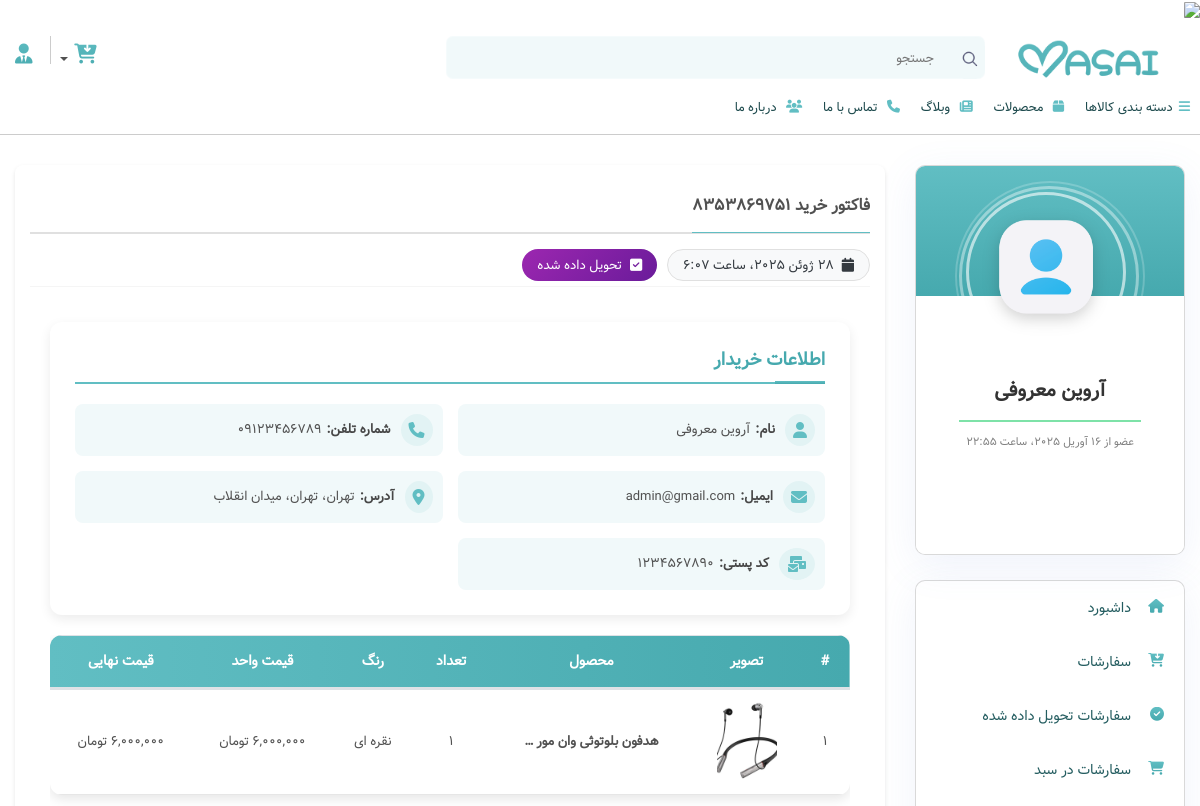
Page /dashboard/orders/8353869751/ (signed in, upper part) on the earlier database version.
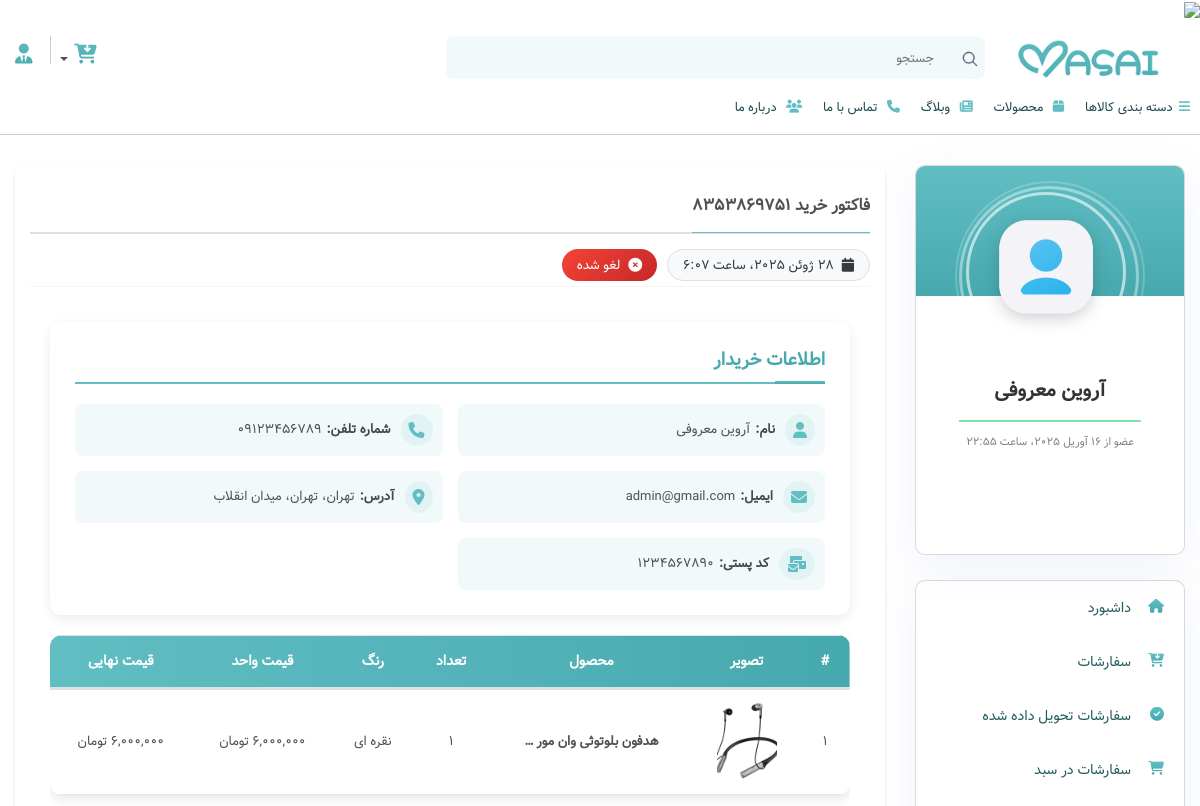
Same page on the later database version.
### cart/models.py (models this page shows, shortened)
class Order(models.Model):
    ORDER_STATUS = (
        ('pending', 'در انتظار پرداخت'),
        ('paid', 'پرداخت شده'),
        ('processing', 'در حال پردازش'),
        ('shipped', 'ارسال شده'),
        ('delivered', 'تحویل داده شده'),
        ('cancelled', 'لغو شده'),
    )
    user = models.ForeignKey(User, on_delete=models.CASCADE, related_name='orders', verbose_name='کاربر')
    order_number = ShortUUIDField(length=10, max_length=10, alphabet="1234567890", unique=True, verbose_name="شماره سفارش")
    address = models.ForeignKey(Address, on_delete=models.SET_NULL, null=True, verbose_name='آدرس')
    cart = models.ForeignKey(Cart, on_delete=models.SET_NULL, null=True, blank=True, verbose_name='سبد خرید')
    items_data = models.JSONField(null=True, blank=True, verbose_name='اطلاعات محصولات')
    total_price = models.IntegerField(verbose_name='مبلغ کل')
    coupon_discount = models.IntegerField(default=0, verbose_name='تخفیف کوپن')
    shipping_cost = models.IntegerField(default=0, verbose_name='هزینه ارسال')
    final_price = models.IntegerField(verbose_name='مبلغ قابل پرداخت')
    status = models.CharField(max_length=20, choices=ORDER_STATUS, default='pending', verbose_name='وضعیت سفارش')
    created_at = models.DateTimeField(auto_now_add=True, verbose_name='تاریخ ایجاد')
    updated_at = models.DateTimeField(auto_now=True, verbose_name='تاریخ به‌روزرسانی')
    class Meta:
        verbose_name = 'سفارش'
        verbose_name_plural = 'سفارشات'
        ordering = ['-created_at']

### accounts/models.py (models this page shows, shortened)
class Profile(models.Model):
    user = models.OneToOneField(User, on_delete=models.CASCADE, verbose_name='کاربر')
    first_name = models.CharField(max_length=100, null=True, blank=True, verbose_name='نام')
    last_name = models.CharField(max_length=100, null=True, blank=True, verbose_name='نام خانوادگی')
    email = models.EmailField(max_length=100, null=True, blank=True, verbose_name='ایمیل')
    about_me = models.CharField(max_length=250, null=True, blank=True, verbose_name='درباره من')
    phone = models.CharField(max_length=11, null=True, blank=True, validators=[RegexValidator(regex='^09\d{9}$', message='شماره تلفن باید با 09 شروع شده و 11 رقم باشد')], verbose_name='شماره تلفن')
    card_number = models.CharField(max_length=16, validators=[RegexValidator(regex=r'^\d{16}$', message='شماره کارت باید 16 رقم باشد', code='invalid_card_number')], null=True, blank=True, verbose_name='شماره کارت')
    image = models.ImageField(upload_to='profile/', null=True, blank=True, verbose_name='تصویر پروفایل')
    created_at = models.DateTimeField(auto_now_add=True, verbose_name='تاریخ ایجاد')
    class Meta:
        verbose_name = 'پروفایل'
        verbose_name_plural = 'پروفایل ها'

### dashboard/models.py (models this page shows, shortened)
class Address(models.Model):
    user = models.ForeignKey(User, on_delete=models.CASCADE, related_name='addresses', verbose_name='کاربر')
    title = models.CharField(max_length=100, verbose_name='عنوان آدرس')
    full_address = models.TextField(verbose_name='آدرس کامل')
    city = models.CharField(max_length=50, verbose_name='شهر')
    province = models.CharField(max_length=50, verbose_name='استان')
    postal_code = models.CharField(max_length=10, validators=[RegexValidator(regex='^\d{10}$', message='کد پستی باید 10 رقم باشد')], verbose_name='کد پستی')
    receiver_name = models.CharField(max_length=100, verbose_name='نام تحویل گیرنده')
    phone_number = models.CharField(max_length=11, validators=[RegexValidator(regex='^09\d{9}$', message='شماره موبایل باید با 09 شروع شده و 11 رقم باشد')], verbose_name='شماره موبایل')
    is_default = models.BooleanField(default=False, verbose_name='آدرس پیش‌فرض')
    created_at = models.DateTimeField(auto_now_add=True, verbose_name='تاریخ ایجاد')
    updated_at = models.DateTimeField(auto_now=True, verbose_name='تاریخ به‌روزرسانی')
    class Meta:
        verbose_name = 'آدرس'
        verbose_name_plural = 'آدرس‌ ها'

### dashboard/views.py (the view)
# urls.py: path('orders/<str:order_number>/', views.order_detail, name='order_detail'),
@login_required
def order_detail(request, order_number):
    user = request.user
    profile = Profile.objects.get(user=user)
    order = get_object_or_404(Order, order_number=order_number, user=user)
    items = []
    for item_data in (order.items_data or []):
        try:
            product = Product.objects.get(pk=item_data['product_id'])
            item_data['product_obj'] = product
            items.append(item_data)
        except Product.DoesNotExist:
            continue
    context = {
        'profile': profile,
        'order': order,
        'items': items,
    }
    return render(request, 'dashboard/order_detail.html', context)

### cart/models.py (called while the page is built)
    @property
    def total_price(self):
        return sum(item.total_price for item in self.items.all())

### context_processors/context_processors.py (called while the page is built)
def shop_func(request):
    site_settings = SiteSettings.objects.first()
    categories = ProductCategory.objects.all()
    colors = ProductColor.objects.all()
    brands = ProductBrand.objects.all()
    cart = None
    cart_items = []
    cart_total = 0
    if request.user.is_authenticated:
        try:
            cart = Cart.objects.filter(user=request.user).first()
            if cart:
                cart_items = CartItem.objects.filter(cart=cart).select_related('product')
                cart_total = cart.total_price
        except:
            pass
    return {
        'site_settings': site_settings,
        'categories': categories,
        'colors': colors,
        'brands': brands,
        'cart': cart,
        'cart_items': cart_items,
        'cart_total': cart_total,
    }

### core/templatetags/custom_filters.py (called while the page is built)
@register.filter
def format_price(value):
    return f"{value:,}"

### dashboard/templates/dashboard/order_detail.html (shortened to what the changed rows need)
{% extends "base.html" %}
{% load static %}
{% load jalali_tags %}
{% load custom_filters %}
{% block content %}
    <main class="order-delivered default space-top-30">
        <div class="container">
            <div class="row">
                <div class="col-xl-9 col-lg-8 col-md-12 order-2">
                    <div class="widget widget-product">
                        <header class="card-header">
                            <h3 class="card-title"><span>فاکتور خرید {{ order.order_number }}</span></h3>
                            <div class="status-badges space-top-15">
                                <span class="badge bg-light text-dark font-14">
                                    <i class="fa fa-calendar"></i> {{ order.created_at|to_jalali:'%Y/%m/%d' }}
                                </span>
                                {% if order.status == 'paid' %}
                                    <span class="badge badge-paid font-14">
                                        <i class="fa fa-check-circle"></i> {{ order.get_status_display }}
                                    </span>
                                {% elif order.status == 'shipped' %}
                                    <span class="badge badge-shipped font-14">
                                        <i class="fa fa-truck"></i> {{ order.get_status_display }}
                                    </span>
                                {% elif order.status == 'delivered' %}
                                    <span class="badge badge-delivered font-14">
                                        <i class="fa fa-check-square"></i> {{ order.get_status_display }}
                                    </span>
                                {% elif order.status == 'pending' %}
                                    <span class="badge badge-pending font-14">
                                        <i class="fa fa-clock"></i> {{ order.get_status_display }}
                                    </span>
                                {% elif order.status == 'processing' %}
                                    <span class="badge badge-processing font-14">
                                        <i class="fa fa-cog fa-spin"></i> {{ order.get_status_display }}
                                    </span>
                                {% elif order.status == 'cancelled' %}
                                    <span class="badge badge-cancelled font-14">
                                        <i class="fa fa-times-circle"></i> {{ order.get_status_display }}
                                    </span>
                                {% endif %}
                            </div>
                        </header>
                        <div class="card-body">
                            <div class="invoice-section">
                                <div class="info-grid">
                                    <div class="info-item">
                                        <i class="fas fa-user"></i>
                                        <span class="label">نام:</span>
                                        {% if order.user.profile.first_name and order.user.profile.last_name %}
                                            <span class="value">{{ order.user.profile.first_name }} {{ order.user.profile.last_name }}</span>
                                        {% else %}
                                            <span class="value">{{ order.user.username }}</span>
                                        {% endif %}
                                    </div>
                                    <div class="info-item">
                                        <i class="fas fa-phone"></i>
                                        <span class="label">شماره تلفن:</span>
                                        {% if order.user.profile.phone %}
                                            <span class="value">{{ order.user.profile.phone }}</span>
                                        {% else %}
                                            <span class="value">شماره تلفن ثبت نشده</span> /
                                            <a href='#edit_profile'>
                                                <span class="value" style='color: #C62828; font-weight: bold;'>ثبت شماره تلفن</span>
                                            </a>
                                        {% endif %}
                                    </div>
                                    <div class="info-item">
                                        <i class="fas fa-envelope"></i>
                                        <span class="label">ایمیل:</span>
                                        {% if order.user.profile.email %}
                                            <span class="value">{{ order.user.profile.email }}</span>
                                        {% else %}
                                            <span class="value">ایمیل ثبت نشده</span> /
                                            <a href='#edit_profile'>
                                                <span class="value" style='color: #C62828; font-weight: bold;'>ثبت ایمیل</span>
                                            </a>
                                        {% endif %}
                                    </div>
                                    <div class="info-item">
                                        <i class="fas fa-location-dot"></i>
                                        <span class="label">آدرس:</span>
                                        <span class="value">{{ order.address.city }}، {{ order.address.province }}، {{ order.address.full_address }}</span>
                                    </div>
                                    <div class="info-item">
                                        <i class="fas fa-mail-bulk"></i>
                                        <span class="label">کد پستی:</span>
                                        <span class="value">{{ order.address.postal_code }}</span>
                                    </div>
                                </div>
                            </div>
                            <div class="table-responsive">
                                <table class="table product-table">
                                    <thead>
                                    <tr>
                                        <th>#</th>
                                        <th>تصویر</th>
                                        <th>محصول</th>
                                        <th>تعداد</th>
                                        <th>رنگ</th>
                                        <th>قیمت واحد</th>
                                        <th>قیمت نهایی</th>
                                    </tr>
                                    </thead>
                                </table>
                            </div>
                        </div>
                    </div>
                </div>
            </div>
        </div>
    </main>
{% endblock content %}

Differences in the rows shown:
changed Order "آروین": status "تحویل داده شده" → "لغو شده"
